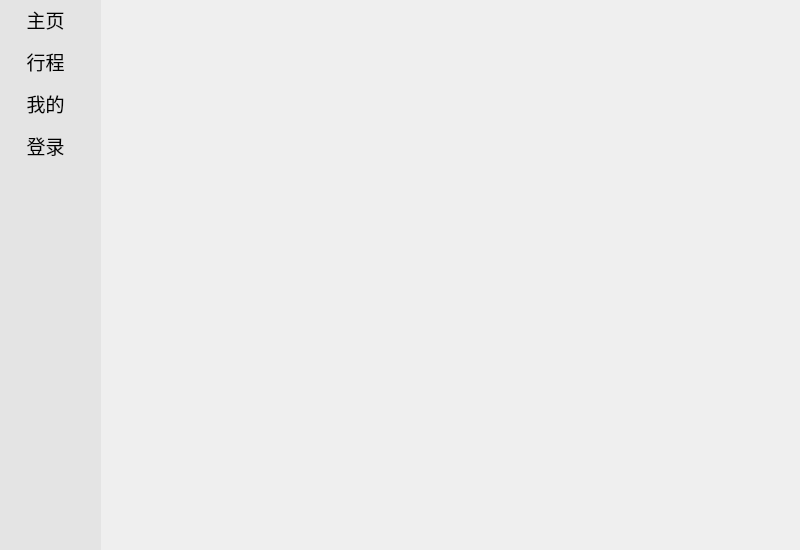
<?xml version="1.0" encoding="UTF-8"?>
<ui version="4.0">
 <class>MainWindow</class>
 <widget class="QMainWindow" name="MainWindow">
  <property name="geometry">
   <rect>
    <x>0</x>
    <y>0</y>
    <width>800</width>
    <height>550</height>
   </rect>
  </property>
  <property name="windowTitle">
   <string>MainWindow</string>
  </property>
  <property name="tabShape">
   <enum>QTabWidget::TabShape::Rounded</enum>
  </property>
  <widget class="QWidget" name="centralwidget">
   <property name="layoutDirection">
    <enum>Qt::LayoutDirection::LeftToRight</enum>
   </property>
   <layout class="QGridLayout" name="gridLayout">
    <property name="leftMargin">
     <number>0</number>
    </property>
    <property name="topMargin">
     <number>0</number>
    </property>
    <property name="rightMargin">
     <number>0</number>
    </property>
    <property name="bottomMargin">
     <number>0</number>
    </property>
    <property name="spacing">
     <number>0</number>
    </property>
    <item row="0" column="0">
     <widget class="QWidget" name="sidebar" native="true">
      <property name="styleSheet">
       <string notr="true">background-color: rgb(228, 228, 228);</string>
      </property>
      <layout class="QGridLayout" name="gridLayout_2">
       <property name="leftMargin">
        <number>0</number>
       </property>
       <property name="topMargin">
        <number>0</number>
       </property>
       <property name="rightMargin">
        <number>0</number>
       </property>
       <property name="bottomMargin">
        <number>0</number>
       </property>
       <property name="spacing">
        <number>0</number>
       </property>
       <item row="4" column="0">
        <widget class="QToolButton" name="loginBtn">
         <property name="font">
          <font>
           <pointsize>14</pointsize>
          </font>
         </property>
         <property name="styleSheet">
          <string notr="true">QToolButton{
              border-top: 3px outset transparent;
              border-bottom: 7px outset transparent;
              border-right: 30px outset transparent;
              border-left: 20px outset transparent;

              background-color: rgb(228, 228, 228);
        }

        /* 鼠标悬停 */
        QToolButton:hover{
              background-color: rgb(205, 205, 205);
        }

        /* 点击和按下 */
        QToolButton:pressed,QToolButton:checked{
              background-color: rgb(246, 246, 246);
        }

        QPushButton:default {
          border-color: navy; /* make the default button prominent */
        }</string>
         </property>
         <property name="text">
          <string>登录</string>
         </property>
         <property name="icon">
          <iconset theme="QIcon::ThemeIcon::SystemLogOut"/>
         </property>
         <property name="iconSize">
          <size>
           <width>25</width>
           <height>25</height>
          </size>
         </property>
         <property name="checkable">
          <bool>true</bool>
         </property>
         <property name="autoExclusive">
          <bool>true</bool>
         </property>
         <property name="toolButtonStyle">
          <enum>Qt::ToolButtonStyle::ToolButtonTextBesideIcon</enum>
         </property>
        </widget>
       </item>
       <item row="5" column="0">
        <spacer name="verticalSpacer">
         <property name="orientation">
          <enum>Qt::Orientation::Vertical</enum>
         </property>
         <property name="sizeHint" stdset="0">
          <size>
           <width>20</width>
           <height>40</height>
          </size>
         </property>
        </spacer>
       </item>
       <item row="1" column="0">
        <widget class="QToolButton" name="orderBtn">
         <property name="font">
          <font>
           <pointsize>14</pointsize>
          </font>
         </property>
         <property name="layoutDirection">
          <enum>Qt::LayoutDirection::LeftToRight</enum>
         </property>
         <property name="styleSheet">
          <string notr="true">QToolButton{
              border-top: 3px outset transparent;
              border-bottom: 7px outset transparent;
              border-right: 30px outset transparent;
              border-left: 20px outset transparent;

              background-color: rgb(228, 228, 228);
        }

        /* 鼠标悬停 */
        QToolButton:hover{
              background-color: rgb(205, 205, 205);
        }

        /* 点击和按下 */
        QToolButton:pressed,QToolButton:checked{
              background-color: rgb(246, 246, 246);
        }

        QPushButton:default {
          border-color: navy; /* make the default button prominent */
        }</string>
         </property>
         <property name="text">
          <string>行程</string>
         </property>
         <property name="icon">
          <iconset theme="QIcon::ThemeIcon::DocumentNew"/>
         </property>
         <property name="iconSize">
          <size>
           <width>25</width>
           <height>25</height>
          </size>
         </property>
         <property name="checkable">
          <bool>true</bool>
         </property>
         <property name="autoRepeat">
          <bool>false</bool>
         </property>
         <property name="autoExclusive">
          <bool>true</bool>
         </property>
         <property name="toolButtonStyle">
          <enum>Qt::ToolButtonStyle::ToolButtonTextBesideIcon</enum>
         </property>
         <property name="autoRaise">
          <bool>false</bool>
         </property>
        </widget>
       </item>
       <item row="3" column="0">
        <widget class="QToolButton" name="userInfoBtn">
         <property name="font">
          <font>
           <pointsize>14</pointsize>
          </font>
         </property>
         <property name="styleSheet">
          <string notr="true">QToolButton{
              border-top: 3px outset transparent;
              border-bottom: 7px outset transparent;
              border-right: 30px outset transparent;
              border-left: 20px outset transparent;

              background-color: rgb(228, 228, 228);
        }

        /* 鼠标悬停 */
        QToolButton:hover{
              background-color: rgb(205, 205, 205);
        }

        /* 点击和按下 */
        QToolButton:pressed,QToolButton:checked{
              background-color: rgb(246, 246, 246);
        }

        QPushButton:default {
          border-color: navy; /* make the default button prominent */
        }</string>
         </property>
         <property name="text">
          <string>我的</string>
         </property>
         <property name="icon">
          <iconset theme="QIcon::ThemeIcon::AddressBookNew"/>
         </property>
         <property name="iconSize">
          <size>
           <width>25</width>
           <height>25</height>
          </size>
         </property>
         <property name="checkable">
          <bool>true</bool>
         </property>
         <property name="autoExclusive">
          <bool>true</bool>
         </property>
         <property name="toolButtonStyle">
          <enum>Qt::ToolButtonStyle::ToolButtonTextBesideIcon</enum>
         </property>
        </widget>
       </item>
       <item row="0" column="0">
        <widget class="QToolButton" name="mainBtn">
         <property name="font">
          <font>
           <pointsize>14</pointsize>
          </font>
         </property>
         <property name="styleSheet">
          <string notr="true">QToolButton{
              border-top: 3px outset transparent;
              border-bottom: 7px outset transparent;
              border-right: 30px outset transparent;
              border-left: 20px outset transparent;

              background-color: rgb(228, 228, 228);
        }

        /* 鼠标悬停 */
        QToolButton:hover{
              background-color: rgb(205, 205, 205);
        }

        /* 点击和按下 */
        QToolButton:pressed,QToolButton:checked{
    			background-color: rgb(246, 246, 246);
        }

        QPushButton:default {
          border-color: navy; /* make the default button prominent */
        }</string>
         </property>
         <property name="text">
          <string>主页</string>
         </property>
         <property name="icon">
          <iconset theme="QIcon::ThemeIcon::GoHome"/>
         </property>
         <property name="iconSize">
          <size>
           <width>25</width>
           <height>25</height>
          </size>
         </property>
         <property name="checkable">
          <bool>true</bool>
         </property>
         <property name="autoExclusive">
          <bool>true</bool>
         </property>
         <property name="toolButtonStyle">
          <enum>Qt::ToolButtonStyle::ToolButtonTextBesideIcon</enum>
         </property>
        </widget>
       </item>
      </layout>
     </widget>
    </item>
    <item row="0" column="1">
     <widget class="QStackedWidget" name="stackedWidget"/>
    </item>
   </layout>
  </widget>
 </widget>
 <resources/>
 <connections/>
</ui>
